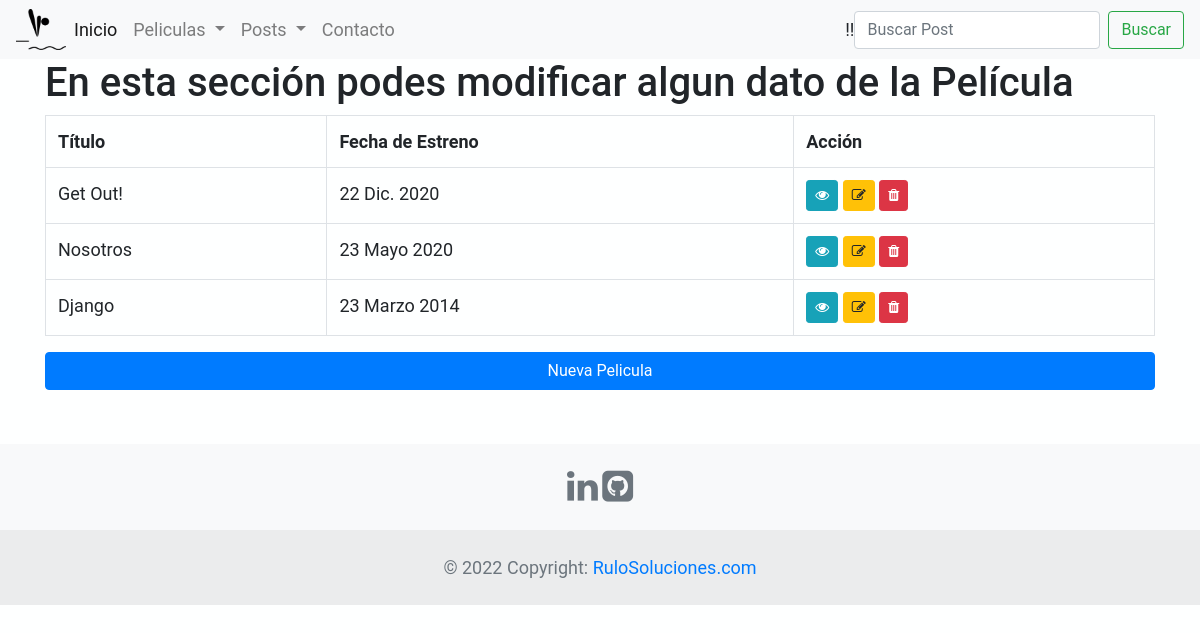
The page /AppBlog/pelicula/list on the database its author committed.
### AppBlog/models.py (models this page shows)
class Pelicula(models.Model):
    titulo=models.CharField(max_length=40)
    fechaDeEstreno =  models.DateField()
    descripcion=models.CharField(max_length=5000,null = False)
    imagen=models.TextField()
    fechaDeCreacion=models.DateTimeField(auto_now_add=True)

### AppBlog/views.py (the view)
# urls.py: path('pelicula/list', views.PeliculaList.as_view(), name='List'),
class PeliculaList(ListView):
    model = Pelicula
    queryset = Pelicula.objects.all()#.filter(titulo='Desarrollo') ##Aca le agrege un filtro
    template_name = "AppBlog/peliculas_list.html"

### AppBlog/templates/AppBlog/peliculas_list.html (shortened to what this page needs)
{% extends "AppBlog/base.html" %}
{% load crispy_forms_tags %}
{% load static %}
{% block content %}
    <div class="center">
        <h1>En esta sección podes modificar algun dato de la Película</h1>
            <table class="table table-bordered " border="1">
            <tr>
                <th>Título</th>
                <th>Fecha de Estreno</th>
                <th>Acción</th>
            </tr>
            {% for pelicula in object_list %}
                <tr>
                    <td>{{pelicula.titulo}}</td>
                    <td>{{pelicula.fechaDeEstreno}}</td>
                    <td>
                        <a type="button" class="btn btn-info btn-sm" href="{% url 'Detail' pelicula.id %}"><i class="fa fa fa-eye" aria-hidden="true"></i></a>
                        <a type="button" class="btn btn-warning btn-sm" href="{% url 'Edit' pelicula.id %}"><i class="fa fa-pencil-square-o" aria-hidden="true"></i></a>
                        <a type="button" class="btn btn-danger btn-sm" href="{% url 'Delete' pelicula.id %}" ><i class="fa fa-trash" aria-hidden="true"></i></a>
                    </tr>
            {% endfor %}
        </table>
    <a type="button" class="btn btn-primary  btn-block" href="{% url 'New'  %}">Nueva Pelicula</a>
</div>
{% endblock %}

### AppBlog/templates/AppBlog/base.html (style rules this page uses)
body { font-family: "Roboto", sans-serif; font-size: 18px; background-color: #feffff; }

### rows shown on the page
Pelicula: titulo "Get Out!", fechaDeEstreno "22 Dic. 2020"
Pelicula: titulo "Nosotros", fechaDeEstreno "23 Mayo 2020"
Pelicula: titulo "Django", fechaDeEstreno "23 Marzo 2014"
